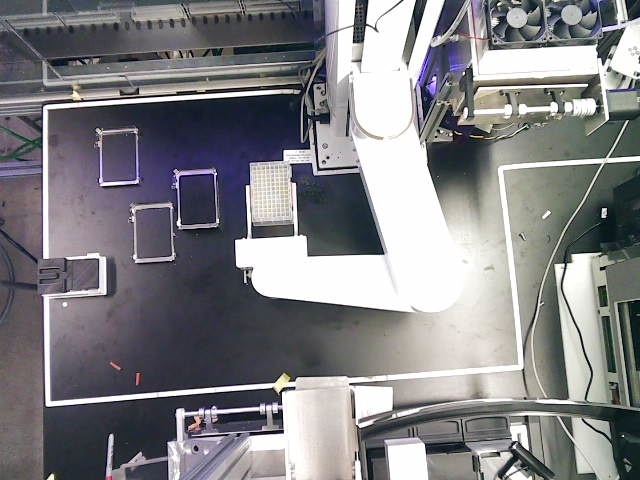
#> input picture deck_detection/images/frame_0000.jpg, 640 x 480 px, given in place of video_feed2, which was not available
$ python shape_detect.py
#> lines starting #> are read from the running program, lines starting #| are printed output that depends on the picture; after the words box and inside, x2 and y2 are one past the last pixel; in counts of white or black regions, pixels touching at a corner belong together; pictures that were not available may be replaced by others from this repository, and a replacement may not be noted
#> further down, frame is the input picture: shape (480, 640, 3); mean B, G, R 132.1, 128.7, 129.2
'''
Initial implementation of deck detection. Didn't work because it only identifies edges but not the deck itself.
'''

import cv2

cap = cv2.VideoCapture("http://10.63.5.42:5000/video_feed2")  # 0 is usually the default webcam
#cap.set(cv2.CAP_PROP_FRAME_WIDTH, 640)
#cap.set(cv2.CAP_PROP_FRAME_HEIGHT, 480)

def crop_frame(frame):
    h, w, _ = frame.shape
#> h = 480; w = 640
    x_1 = int(w * 0.25)
#> x_1 = 160
    x_2 = int(w * 0.95)
#> x_2 = 608
    y_2 = int(h * 0.90)
#> y_2 = 432
    return frame[:y_2, x_1:x_2]
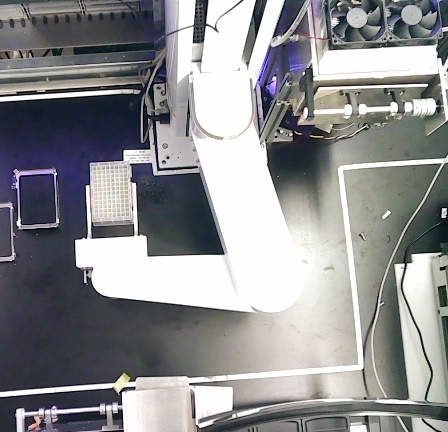
#> returned value: shape (432, 448, 3); mean of channels 0, 1, 2 142.9, 141, 140.5; drawn as B, G, R

def camera_preprocess(frame):
    frame = crop_frame(frame)

    # Convert to grayscale
    gray = cv2.cvtColor(frame, cv2.COLOR_BGR2GRAY)
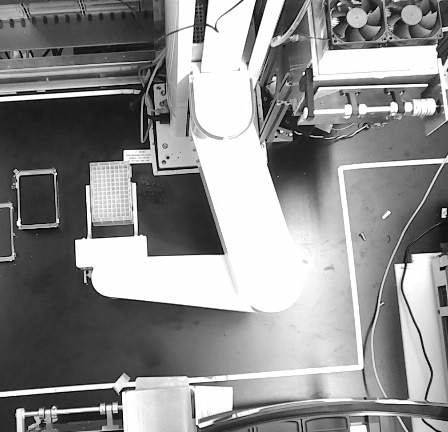
#> gray: shape (432, 448); min 0, max 255, mean 141.1

    clahe = cv2.createCLAHE(clipLimit = 2.0, tileGridSize = (8,8))
    enhanced = clahe.apply(gray)
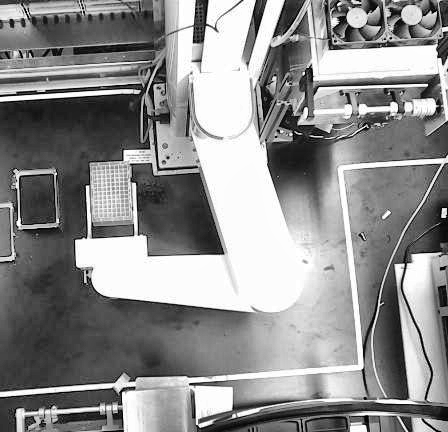
#> enhanced: shape (432, 448); min 0, max 255, mean 141

    blurred = cv2.GaussianBlur(enhanced, (5, 5), 0)
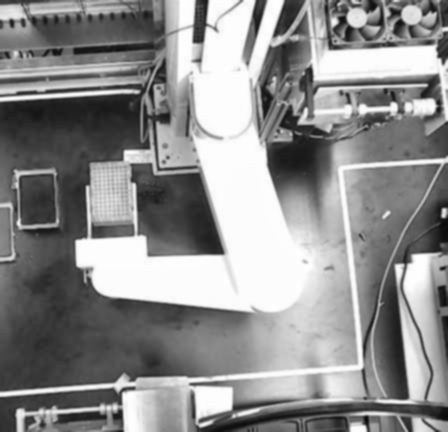
#> blurred: shape (432, 448); min 8, max 255, mean 141.1

    return blurred

def is_good_rectangle(approx, min_area=10, aspect_range=(1.0, 2.5)):
    if len(approx) != 4:
        return False

    if not cv2.isContourConvex(approx):
        return False

    return True
    '''
    area = cv2.contourArea(approx)
    if area < min_area:
        return False

    # Get bounding box and check aspect ratio
    x, y, w, h = cv2.boundingRect(approx)
    aspect_ratio = w / float(h)
    if not (aspect_range[0] <= aspect_ratio <= aspect_range[1]):
        return False

    # Check angles between edges (should be ~90 degrees)
    def angle(pt1, pt2, pt3):
        a = np.array(pt1) - np.array(pt2)
        b = np.array(pt3) - np.array(pt2)
        cosine_angle = np.dot(a, b) / (np.linalg.norm(a) * np.linalg.norm(b))
        return np.degrees(np.arccos(cosine_angle))

    angles = []
    for i in range(4):
        p1 = approx[i][0]
        p2 = approx[(i + 1) % 4][0]
        p3 = approx[(i + 2) % 4][0]
        ang = angle(p1, p2, p3)
        angles.append(ang)

    return all(80 <= ang <= 100 for ang in angles)
    '''


if not cap.isOpened():
    print("Error: Could not open webcam.")

while True:
    ret, frame = cap.read()

    if ret:
        new_frame = camera_preprocess(frame)
        frame_cropped = crop_frame(frame)

        # Edge detection
        edges = cv2.Canny(new_frame, 50, 150)
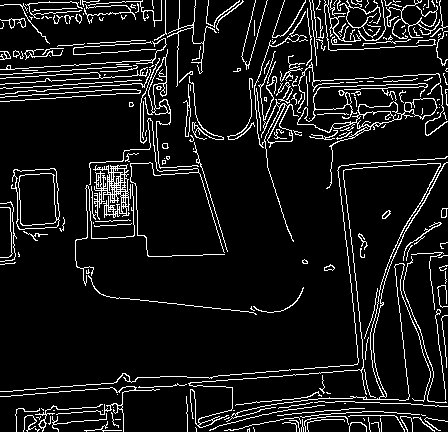
#> edges: shape (432, 448); 9.2% white in thin lines or dots

        # Find contours
        contours, _ = cv2.findContours(edges, cv2.RETR_EXTERNAL, cv2.CHAIN_APPROX_SIMPLE)
#> contours = 249 contours, 215 with area under 20; largest, box (x1, y1, x2, y2) and area: (11, 168, 60, 230) 2408, (297, 83, 438, 189) 1440, (93, 164, 130, 220) 920, (144, 49, 199, 169) 553, (254, 11, 307, 242) 514

        deck_contour = None
        max_area = 0

        for cnt in contours:

            cv2.drawContours(frame_cropped, [cnt], -1, (0, 0, 255), 3)

            ep = 0.005 * cv2.arcLength(cnt, True)
            approx = cv2.approxPolyDP(cnt, ep, True)
            area = cv2.contourArea(approx)

            if 25 <= len(approx) <= 45 and 60 < area < 100:
                cv2.drawContours(frame_cropped, [approx], -1, (0, 255, 0), 3)

            if is_good_rectangle(approx):
                cv2.drawContours(frame_cropped, [approx], -1, (255, 0, 0), 3)
#> this loop made 249 passes
#> (ep, area) on passes 38, 46, 57: (1.12, 50.5), (3.3, 163.5), (1.89, 28.5)
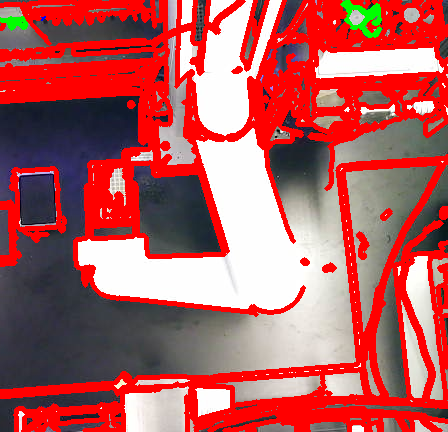
#> frame_cropped: shape (432, 448, 3); mean B, G, R 94, 93.8, 179.6

        cv2.imshow('cv2_result', frame_cropped)
        # cv2.imshow('test', blurred)

    if cv2.waitKey(1) & 0xFF == ord('q'):
#> (key q is pressed here)
        break

cap.release()
cv2.destroyAllWindows()
